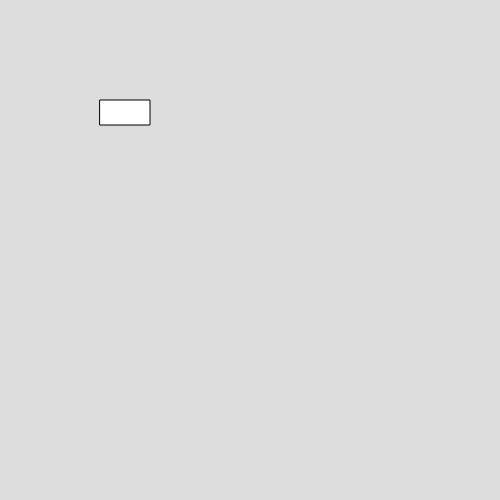
Frame 1 (no input)
Frame 60 (no input): identical to frame 1, image omitted
Frame 120 (the mouse pressed at the canvas centre since frame 60): identical to frame 1, image omitted

The p5.js sketch that drew this single still picture (run headless with seeded random() and noise() and a simulated clock; from frame 60 on, the mouse is pressed at the canvas centre):

// p5.js sketch
// ── sketch.js
function setup() {
  createCanvas(500, 500);
  myCar1 = new Car();
}

function draw() {
background(220);
myCar1.display();
}

class Car
{
//where attributes go
constructor(){
this.x = 100
}
//this is where methods go
  display(){
    rect(this.x, 100, 50, 25);
  }

}
